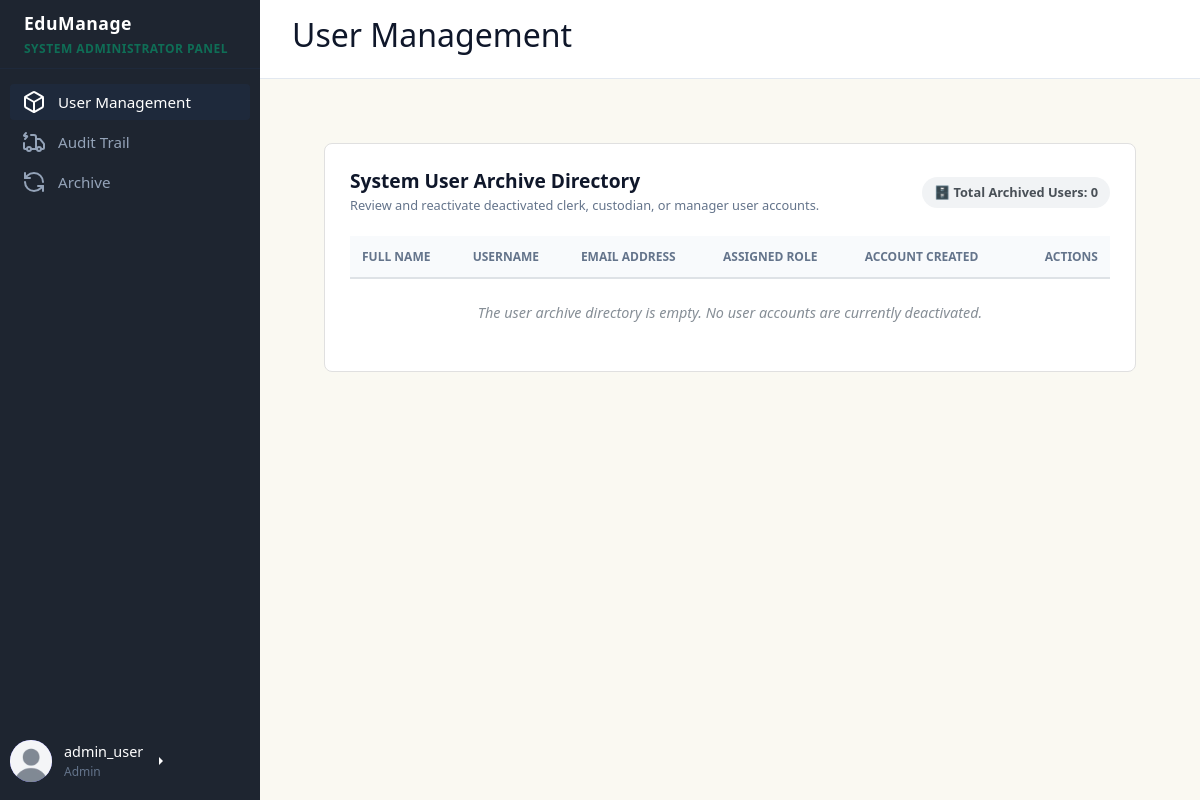
The app's page /dashboards/admin/admin_dashboard.php?page=archive (signed in) with its own data.
### tables this page shows
CREATE TABLE `users` (
  `user_id` int(11) NOT NULL,
  `first_name` varchar(50) NOT NULL,
  `last_name` varchar(50) NOT NULL,
  `profile_picture` varchar(255) DEFAULT 'default.jpg',
  `email` varchar(100) NOT NULL,
  `username` varchar(50) NOT NULL,
  `password_hash` varchar(255) NOT NULL,
  `role` varchar(20) NOT NULL,
  `is_archived` tinyint(1) NOT NULL DEFAULT 0,
  `created_at` datetime DEFAULT current_timestamp()
);

### dashboards/admin/adminsidebar.php (the view, shortened to what this page needs)
<aside>
    <div class="brand">
        EduManage
        <span>System Administrator Panel</span>
    </div>
    <ul class="menu">
        <li class="menu-item active">
            <a href="admin_dashboard.php?page=users"><?php include("../../icons/box-icon.html") ?> <span>User Management</span></a>
        </li>
        <li class="menu-item">
            <a href="admin_dashboard.php?page=audit-trail"><?php include("../../icons/truck-icon.html") ?> <span>Audit Trail</span></a>
        </li>
        <li class="menu-item">
            <a href="admin_dashboard.php?page=archive"><?php include("../../icons/cycle-icon.html") ?> <span>Archive</span></a>
        </li>
    </ul>
    <div class="btn-group dropend mb-2">
        <a role="button" class="user-profile dropdown-toggle text-white text-decoration-none" data-bs-toggle="dropdown" aria-expanded="false">
            <div class="avatar">
                <?php if (!empty($user['profile_picture'])): ?>
                    <img
                        src="../../uploads/profile_pictures/<?= htmlspecialchars($user['profile_picture']) ?>"
                        alt="Profile Picture">
                <?php else: ?>
                    <?= strtoupper(substr($user['username'], 0, 2)) ?>
                <?php endif; ?>
            </div>
            <div class="user-info" style="text-align: left;">
                <span style="font-size: 0.9rem;">
                    <?= htmlspecialchars($user['username']) ?>
                </span>
                <span style="font-size: 0.75rem; color: var(--text-muted);">
                    <?= htmlspecialchars($user['role']) ?>
                </span>
            </div>
        </a>
    </div>
</aside>

### css/style.css (style rules this page uses)
* { box-sizing: border-box; margin: 0; padding: 0; font-family: "Segoe UI", system-ui, sans-serif; }
body { background-color: var(--bg-main); color: var(--text-dark); display: flex; height: 100vh; overflow: hidden; }
aside { width: 260px; background-color: var(--bg-sidebar); color: #ffffff; display: flex; flex-direction: column; flex-shrink: 0; }
.brand { padding-inline: 24px; padding-block: 10px; font-size: 1.1rem; font-weight: bold; border-bottom: 1px solid var(--sidebar-active); letter-spacing: 0.5px; }
.brand span { color: var(--primary); display: block; font-size: 0.75rem; text-transform: uppercase; margin-top: 4px; }
.menu { list-style: none; padding: 15px 10px; display: flex; flex-direction: column; gap: 4px; flex-grow: 1; }
.menu-item a { display: flex; align-items: center; gap: 12px; color: #94a3b8; text-decoration: none; padding: 6px; padding-left: 12px; border-radius: 4px; font-size: 0.95rem; transition: all 0.2s; }
.menu-item.active a, .menu-item a:hover { background-color: var(--sidebar-active); color: #ffffff; }
.user-profile { display: flex; align-items: center; gap: 12px; padding-left: 10px; margin-bottom: 10px; }
.user-info { display: flex; flex-direction: column; gap: 1px; }
.avatar { width: 36px; height: 36px; background-color: var(--primary); color: #ffffff; border-radius: 50%; display: flex; align-items: center; justify-content: center; font-weight: bold; font-size: 0.9rem; }
.btn-group { display: flex; gap: 12px; }
.avatar { width: 42px; height: 42px; border-radius: 50%; overflow: hidden; display: flex; align-items: center; justify-content: center; background: #6c63ff; color: white; font-weight: 600; }
.avatar img { width: 100%; height: 100%; object-fit: cover; }

### dashboards/admin/admin_dashboard.php (style rules this page uses)
.avatar { width: 42px; height: 42px; min-width: 42px; min-height: 42px; border-radius: 50%; overflow: hidden; display: flex; align-items: center; justify-content: center; font-weight: 600; }
.avatar img { width: 100%; height: 100%; object-fit: cover; display: block; }

### records on screen
users: profile_picture (placeholder picture), username "admin_user", role "Admin"

### other values on screen
$archived_users_result->num_rows "0"
